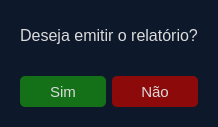
<?xml version="1.0" encoding="UTF-8"?>
<ui version="4.0">
 <class>Form</class>
 <widget class="QWidget" name="Form">
  <property name="geometry">
   <rect>
    <x>0</x>
    <y>0</y>
    <width>218</width>
    <height>127</height>
   </rect>
  </property>
  <property name="windowTitle">
   <string>Atlas Finance</string>
  </property>
  <property name="windowIcon">
   <iconset>
    <normaloff>../assets/png/globe.png</normaloff>../assets/png/globe.png</iconset>
  </property>
  <property name="styleSheet">
   <string notr="true">background-color: rgb(13, 25, 43);</string>
  </property>
  <layout class="QVBoxLayout" name="verticalLayout">
   <item>
    <widget class="QFrame" name="frame_2">
     <property name="styleSheet">
      <string notr="true">color: rgb(219, 219, 219);</string>
     </property>
     <property name="frameShape">
      <enum>QFrame::NoFrame</enum>
     </property>
     <property name="frameShadow">
      <enum>QFrame::Raised</enum>
     </property>
     <layout class="QVBoxLayout" name="verticalLayout_2">
      <item>
       <widget class="QLabel" name="label">
        <property name="sizePolicy">
         <sizepolicy hsizetype="Minimum" vsizetype="Preferred">
          <horstretch>0</horstretch>
          <verstretch>0</verstretch>
         </sizepolicy>
        </property>
        <property name="font">
         <font>
          <pointsize>36</pointsize>
          <weight>50</weight>
          <bold>false</bold>
         </font>
        </property>
        <property name="styleSheet">
         <string notr="true">color: rgb(219, 219, 219);</string>
        </property>
        <property name="text">
         <string>&lt;html&gt;&lt;head/&gt;&lt;body&gt;&lt;p&gt;&lt;span style=&quot; font-size:12pt;&quot;&gt;Deseja emitir o relatório?&lt;/span&gt;&lt;/p&gt;&lt;/body&gt;&lt;/html&gt;</string>
        </property>
        <property name="alignment">
         <set>Qt::AlignCenter</set>
        </property>
       </widget>
      </item>
     </layout>
    </widget>
   </item>
   <item>
    <widget class="QFrame" name="frame">
     <property name="styleSheet">
      <string notr="true">font-size: 15px;</string>
     </property>
     <property name="frameShape">
      <enum>QFrame::NoFrame</enum>
     </property>
     <property name="frameShadow">
      <enum>QFrame::Raised</enum>
     </property>
     <layout class="QHBoxLayout" name="horizontalLayout">
      <item>
       <widget class="QPushButton" name="btn_sim">
        <property name="sizePolicy">
         <sizepolicy hsizetype="Minimum" vsizetype="Minimum">
          <horstretch>0</horstretch>
          <verstretch>0</verstretch>
         </sizepolicy>
        </property>
        <property name="font">
         <font>
          <pointsize>1</pointsize>
         </font>
        </property>
        <property name="cursor">
         <cursorShape>PointingHandCursor</cursorShape>
        </property>
        <property name="mouseTracking">
         <bool>true</bool>
        </property>
        <property name="styleSheet">
         <string notr="true">QPushButton{
	background-color: #147117;
	color: #DBDBDB;
	border-radius: 5px;
	padding: 5px 10px;
	max-height: 80px;
	max-width: 300px;
}

QPushButton:hover{
	background-color: #116514;
	padding-top: 7px;
}
                          
QPushButton:pressed {
	 background-color: #0D570F;
	padding-top: 9px;
}</string>
        </property>
        <property name="text">
         <string>Sim</string>
        </property>
       </widget>
      </item>
      <item>
       <widget class="QPushButton" name="btn_nao">
        <property name="sizePolicy">
         <sizepolicy hsizetype="Minimum" vsizetype="Minimum">
          <horstretch>0</horstretch>
          <verstretch>0</verstretch>
         </sizepolicy>
        </property>
        <property name="font">
         <font>
          <pointsize>1</pointsize>
         </font>
        </property>
        <property name="cursor">
         <cursorShape>PointingHandCursor</cursorShape>
        </property>
        <property name="mouseTracking">
         <bool>true</bool>
        </property>
        <property name="styleSheet">
         <string notr="true">QPushButton{
	background-color: #8D0A0A;
	color: #DBDBDB;
	border-radius: 5px;
	padding: 5px 10px;
	max-height: 80px;
	max-width: 300px;
}

QPushButton:hover {
	background-color: #790A0A;
	padding-top: 7px;
}
                          
QPushButton:pressed {
	background-color: #770909;
	padding-top: 9px;
}
</string>
        </property>
        <property name="text">
         <string>Não</string>
        </property>
       </widget>
      </item>
     </layout>
    </widget>
   </item>
  </layout>
 </widget>
 <resources/>
 <connections/>
</ui>
